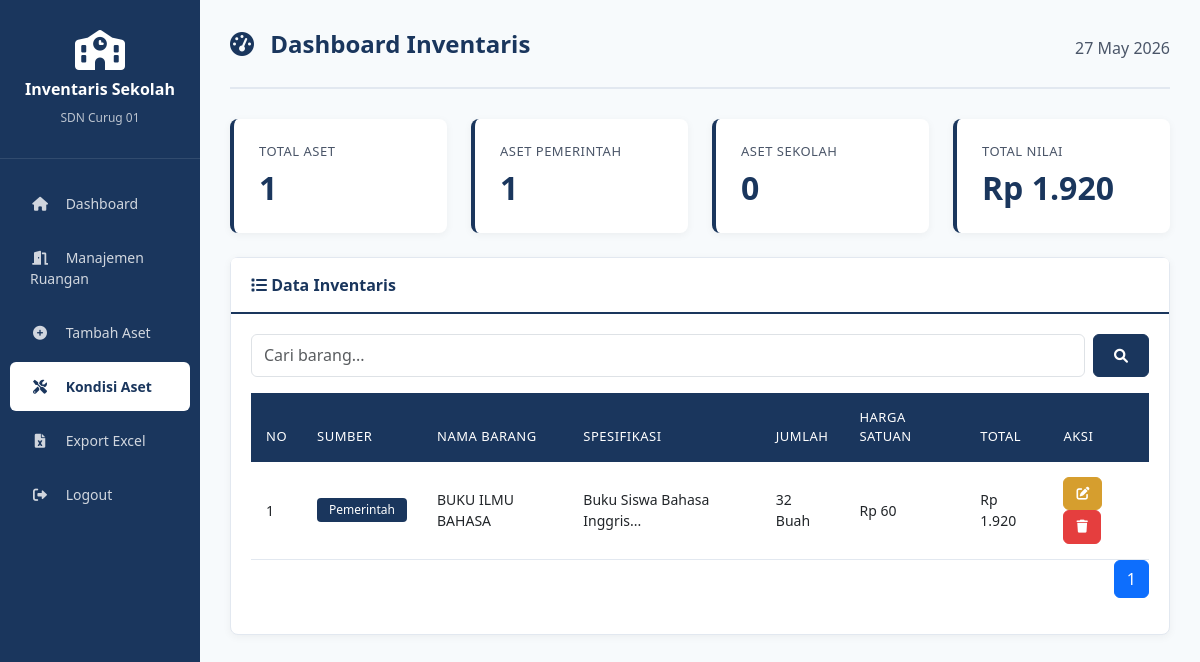
/dashboard.php (signed in), run on the app's committed database.
### tables this page shows
CREATE TABLE `inventaris` (
  `id` int(11) NOT NULL,
  `kode_lokasi` varchar(50) DEFAULT NULL,
  `nama_unit_lokasi` varchar(100) DEFAULT NULL,
  `ruangan_id` int(11) DEFAULT NULL,
  `sumber_pengadaan` enum('Pemerintah','Sekolah','BOS','DAK') NOT NULL,
  `bentuk_kontrak` varchar(50) DEFAULT NULL,
  `no_dokumen_kontrak` varchar(50) DEFAULT NULL,
  `tanggal_kontrak` date DEFAULT NULL,
  `pihak_ke_3` varchar(100) DEFAULT NULL,
  `no_bast` varchar(50) DEFAULT NULL,
  `tanggal_bast` date DEFAULT NULL,
  `nama_ppk` varchar(100) DEFAULT NULL,
  `nama_barang_108` varchar(150) DEFAULT NULL,
  `spesifikasi_nama_barang` text DEFAULT NULL,
  `satuan` varchar(20) DEFAULT NULL,
  `jumlah` int(11) DEFAULT 1,
  `harga_satuan` decimal(15,2) DEFAULT NULL,
  `total` decimal(15,2) DEFAULT NULL,
  `judul` varchar(150) DEFAULT NULL,
  `pencipta` varchar(150) DEFAULT NULL,
  `sumber_dana` varchar(50) DEFAULT NULL,
  `nama_pengurus_barang` varchar(100) DEFAULT NULL,
  `no_surat_pernyataan` varchar(50) DEFAULT NULL,
  `tanggal_pernyataan` date DEFAULT NULL,
  `kode_sub_kegiatan` varchar(50) DEFAULT NULL,
  `nama_sub_kegiatan` varchar(150) DEFAULT NULL,
  `kode_rekening_belanja` varchar(50) DEFAULT NULL,
  `nama_rekening_belanja` varchar(150) DEFAULT NULL,
  `kode_barang_108` varchar(50) DEFAULT NULL,
  `created_at` timestamp NULL DEFAULT current_timestamp(),
  `updated_at` timestamp NULL DEFAULT current_timestamp() ON UPDATE current_timestamp()
);

### config.php (called while the page is built, shortened)
<?php
function formatRupiah($angka) {
    return "Rp " . number_format($angka, 0, ',', '.');
}
?>

### dashboard.php (the view, shortened to what this page needs)
<?php
require 'config.php';
$total_aset = mysqli_query($conn, "SELECT COUNT(*) as total FROM inventaris")->fetch_assoc()['total'];
$total_pemerintah = mysqli_query($conn, "SELECT COUNT(*) as total FROM inventaris WHERE sumber_pengadaan = 'Pemerintah'")->fetch_assoc()['total'];
$total_sekolah = mysqli_query($conn, "SELECT COUNT(*) as total FROM inventaris WHERE sumber_pengadaan = 'Sekolah'")->fetch_assoc()['total'];
$total_nilai = mysqli_query($conn, "SELECT SUM(total) as total FROM inventaris")->fetch_assoc()['total'];
$limit = 10;
$page = isset($_GET['page']) ? $_GET['page'] : 1;
$start = ($page - 1) * $limit;
$search = isset($_GET['search']) ? $_GET['search'] : '';
$where = "";
$result = mysqli_query($conn, "SELECT * FROM inventaris $where ORDER BY created_at DESC LIMIT $start, $limit");
$total_records = mysqli_query($conn, "SELECT COUNT(*) as total FROM inventaris $where")->fetch_assoc()['total'];
$total_pages = ceil($total_records / $limit);
?>
<!DOCTYPE html>
<html lang="id">
<head>
    <link href="https://cdn.jsdelivr.net/npm/bootstrap@5.3.0/dist/css/bootstrap.min.css" rel="stylesheet">
    <link rel="stylesheet" href="https://cdnjs.cloudflare.com/ajax/libs/font-awesome/6.0.0/css/all.min.css">
</head>
<body>
<div class="container-fluid">
    <div class="row">
        <div class="col-md-2 sidebar">
            <div class="sidebar-brand">
                <i class="fas fa-school"></i>
                <h5>Inventaris Sekolah</h5>
                <small>SDN Curug 01</small>
            </div>
           <div class="sidebar-menu">
           <a href="dashboard.php"><i class="fas fa-home"></i> Dashboard</a>
           <a href="ruangan.php"><i class="fas fa-door-open"></i> Manajemen Ruangan</a>
           <a href="tambah.php"><i class="fas fa-plus-circle"></i> Tambah Aset</a>
           <a href="kondisi_aset.php" class="active"><i class="fas fa-tools"></i> Kondisi Aset</a>
           <a href="export_excel.php"><i class="fas fa-file-excel"></i> Export Excel</a>
           <a href="logout.php"><i class="fas fa-sign-out-alt"></i> Logout</a>
        </div>
        </div>
        <div class="col-md-10 main-content">
            <div class="page-header">
                <h2><i class="fas fa-tachometer-alt"></i> Dashboard Inventaris</h2>
                <span><?= date('d F Y') ?></span>
            </div>
            <div class="row mb-4">
                <div class="col-md-3">
                    <div class="stat-card">
                        <h6>Total Aset</h6>
                        <h3><?= $total_aset ?></h3>
                    </div>
                </div>
                <div class="col-md-3">
                    <div class="stat-card">
                        <h6>Aset Pemerintah</h6>
                        <h3><?= $total_pemerintah ?></h3>
                    </div>
                </div>
                <div class="col-md-3">
                    <div class="stat-card">
                        <h6>Aset Sekolah</h6>
                        <h3><?= $total_sekolah ?></h3>
                    </div>
                </div>
                <div class="col-md-3">
                    <div class="stat-card">
                        <h6>Total Nilai</h6>
                        <h3><?= formatRupiah($total_nilai) ?></h3>
                    </div>
                </div>
            </div>
            <div class="card">
                <div class="card-header">
                    <i class="fas fa-list"></i> Data Inventaris
                </div>
                <div class="card-body">
                    <form method="GET" class="d-flex mb-3">
                        <input type="text" name="search" class="form-control me-2" placeholder="Cari barang..." value="<?= $search ?>">
                        <button type="submit" class="btn btn-primary"><i class="fas fa-search"></i></button>
                    </form>
                    <div class="table-responsive">
                        <table class="table">
                            <thead>
                                <tr>
                                    <th>No</th>
                                    <th>Sumber</th>
                                    <th>Nama Barang</th>
                                    <th>Spesifikasi</th>
                                    <th>Jumlah</th>
                                    <th>Harga Satuan</th>
                                    <th>Total</th>
                                    <th>Aksi</th>
                                </tr>
                            </thead>
                            <tbody>
                                <?php
                                $no = $start + 1;
                                while($row = mysqli_fetch_assoc($result)):
                                    $badgeClass = $row['sumber_pengadaan'] == 'Pemerintah' ? 'badge-pemerintah' :
                                                 ($row['sumber_pengadaan'] == 'Sekolah' ? 'badge-sekolah' : 'badge-bos');
                                ?>
                                <tr>
                                    <td><?= $no++ ?></td>
                                    <td><span class="badge <?= $badgeClass ?>"><?= $row['sumber_pengadaan'] ?></span></td>
                                    <td><?= $row['nama_barang_108'] ?></td>
                                    <td><?= substr($row['spesifikasi_nama_barang'], 0, 50) ?>...</td>
                                    <td><?= $row['jumlah'] ?> <?= $row['satuan'] ?></td>
                                    <td><?= formatRupiah($row['harga_satuan']) ?></td>
                                    <td><?= formatRupiah($row['total']) ?></td>
                                    <td>
                                        <a href="edit.php?id=<?= $row['id'] ?>" class="btn btn-sm btn-warning"><i class="fas fa-edit"></i></a>
                                        <a href="hapus.php?id=<?= $row['id'] ?>" class="btn btn-sm btn-danger" onclick="return confirm('Yakin?')"><i class="fas fa-trash"></i></a>
                                    </td>
                                </tr>
                                <?php endwhile; ?>
                            </tbody>
                        </table>
                    </div>
                    <nav>
                        <ul class="pagination justify-content-end">
                            <?php for($i = 1; $i <= $total_pages; $i++): ?>
                            <li class="page-item <?= $i == $page ? 'active' : '' ?>">
                                <a class="page-link" href="?page=<?= $i ?>&search=<?= $search ?>"><?= $i ?></a>
                            </li>
                            <?php endfor; ?>
                        </ul>
                    </nav>
                </div>
            </div>
        </div>
    </div>
</div>
</body>
</html>

### dashboard.php (style rules this page uses)
:root { --primary: #1a365d; --primary-dark: #0f2744; --white: #ffffff; --gray-light: #f7fafc; --gray-medium: #e2e8f0; --gray-dark: #4a5568; }
body { background-color: var(--gray-light); color: var(--gray-dark); font-family: 'Segoe UI', Tahoma, Geneva, Verdana, sans-serif; }
.sidebar { background-color: var(--primary); min-height: 100vh; color: var(--white); padding: 0; }
.sidebar-brand { padding: 30px 20px; text-align: center; border-bottom: 1px solid rgba(255, 255, 255, 0.1); }
.sidebar-brand i { font-size: 40px; margin-bottom: 10px; }
.sidebar-brand h5 { font-weight: 600; font-size: 16px; margin-bottom: 5px; }
.sidebar-brand small { font-size: 12px; opacity: 0.7; }
.sidebar-menu { padding: 20px 10px; }
.sidebar-menu a { color: rgba(255, 255, 255, 0.8); text-decoration: none; padding: 14px 20px; display: block; margin-bottom: 5px; border-radius: 6px; transition: all 0.3s; font-size: 14px; }
.sidebar-menu a.active { background-color: var(--white); color: var(--primary); font-weight: 600; }
.sidebar-menu a i { margin-right: 12px; width: 20px; text-align: center; }
.main-content { background-color: var(--gray-light); padding: 30px; }
.page-header { display: flex; justify-content: space-between; align-items: center; margin-bottom: 30px; padding-bottom: 20px; border-bottom: 2px solid var(--gray-medium); }
.page-header h2 { color: var(--primary); font-weight: 600; font-size: 24px; }
.page-header h2 i { margin-right: 10px; }
.card { background-color: var(--white); border: 1px solid var(--gray-medium); border-radius: 8px; box-shadow: 0 2px 8px rgba(0, 0, 0, 0.05); margin-bottom: 20px; }
.card-header { background-color: var(--white); border-bottom: 2px solid var(--primary); padding: 15px 20px; font-weight: 600; color: var(--primary); }
.card-body { padding: 20px; }
.stat-card { background-color: var(--white); border-radius: 8px; padding: 25px; box-shadow: 0 2px 8px rgba(0, 0, 0, 0.05); border-left: 4px solid var(--primary); transition: all 0.3s; }
.stat-card h6 { color: var(--gray-dark); font-size: 13px; text-transform: uppercase; letter-spacing: 0.5px; margin-bottom: 10px; }
.stat-card h3 { color: var(--primary); font-weight: 700; font-size: 32px; margin-bottom: 0; }
.table { background-color: var(--white); margin-bottom: 0; }
.table thead th { background-color: var(--primary); color: var(--white); border: none; padding: 15px; font-weight: 500; font-size: 13px; text-transform: uppercase; letter-spacing: 0.5px; }
.table tbody td { padding: 15px; vertical-align: middle; border-color: var(--gray-medium); font-size: 14px; }
.badge { padding: 6px 12px; font-weight: 500; font-size: 12px; border-radius: 4px; }
.badge-pemerintah { background-color: var(--primary); color: var(--white); }
.btn { border-radius: 6px; padding: 10px 20px; font-weight: 500; font-size: 14px; transition: all 0.3s; }
.btn-sm { padding: 6px 12px; font-size: 13px; }
.btn-primary { background-color: var(--primary); border-color: var(--primary); }
.btn-warning { background-color: #d69e2e; border-color: #d69e2e; color: var(--white); }
.btn-danger { background-color: #e53e3e; border-color: #e53e3e; }

### data on the page
inventaris: sumber_pengadaan "Pemerintah", nama_barang_108 "BUKU ILMU BAHASA", spesifikasi_nama_barang "Buku Siswa Bahasa Inggris", jumlah "32", satuan "Buah", harga_satuan "Rp 60", total "Rp 1.920"

### other printed values
$total_aset "1"
$total_pemerintah "1"
$total_sekolah "0"
formatRupiah($total_nilai) "Rp 1.920"
